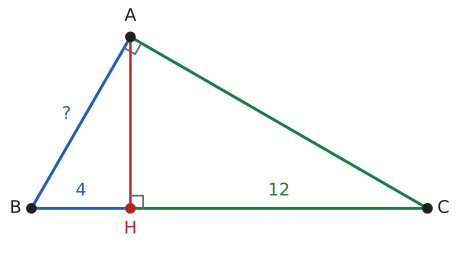

This figure's Python source:
import sys; sys.path.insert(0, "tools")
from cizim import *

# Alıştırma 8: izdüşümler |BH| = 4, |HC| = 12, |AB| = 8.
# A'da dik açı, [AH] ⊥ [BC]. p = |BH|, k = |HC|; A noktası (p, √(p·k)) olur, böylece AB ⊥ AC kendiliğinden sağlanır.
p, k = 4, 12
E = {'c': '?', 'p': '4', 'k': '12'}          # kenar etiketleri (None: yazma)
DOLGU, RENKLI_KENAR, EK = False, True, []

B = np.array([0.0, 0.0]); H = np.array([p, 0.0]); C = np.array([p + k, 0.0]); A = np.array([p, np.sqrt(p * k)])
uz = lambda P, Q: float(np.linalg.norm(P - Q))
u, v = B - A, C - A
print("AB", round(uz(A, B), 4), "AC", round(uz(A, C), 4), "AH", round(uz(A, H), 4), "BC", round(uz(B, C), 4),
      "A açısı", round(float(np.degrees(np.arccos(np.dot(u, v) / uz(A, B) / uz(A, C)))), 4))

s = (p + k) / 10
G = (A + B + C) / 3
def kenar(P, Q, metin, renk=YAZI, d=0.42):
    M = (P + Q) / 2; t = (Q - P) / uz(P, Q); n = np.array([-t[1], t[0]])
    if np.dot(n, M - G) < 0: n = -n
    ax.text(*(M + d * s * n), metin, ha="center", va="center", color=renk, fontsize=13)
def dik(K, P, Q, r=0.32):
    a_ = (P - K) / uz(P, K) * r * s; b_ = (Q - K) / uz(Q, K) * r * s
    ax.plot(*zip(K + a_, K + a_ + b_, K + b_), color=SOLUK, lw=1.3)

x0, x1 = -0.6 * s, p + k + 0.6 * s
y0, y1 = (-1.9 if E.get("a") else -1.0) * s, A[1] + 0.6 * s
fig, ax = sekil(6, max(2.2, 6 * (y1 - y0) / (x1 - x0)))
ax.set_aspect("equal"); ax.axis("off")
if DOLGU:
    ax.add_patch(patches.Polygon([A, B, H], closed=True, facecolor=YESIL_ACIK, edgecolor="none"))
    ax.add_patch(patches.Polygon([A, H, C], closed=True, facecolor=SARI_ACIK, edgecolor="none"))
rc, rb = (MAVI, YESIL) if RENKLI_KENAR else (YAZI, YAZI)
ax.plot(*zip(A, B), color=rc); ax.plot(*zip(B, H), color=rc)
ax.plot(*zip(A, C), color=rb); ax.plot(*zip(H, C), color=rb)
ax.plot(*zip(A, H), color=KIRMIZI, lw=1.8)
dik(H, A, C); dik(A, B, C)
nokta(ax, *A, ""); nokta(ax, *B, ""); nokta(ax, *C, ""); nokta(ax, *H, "", renk=KIRMIZI)
ax.text(A[0], A[1] + 0.3 * s, "A", ha="center", va="bottom", fontsize=13)
ax.text(B[0] - 0.25 * s, 0, "B", ha="right", va="center", fontsize=13)
ax.text(C[0] + 0.25 * s, 0, "C", ha="left", va="center", fontsize=13)
ax.text(H[0], -0.3 * s, "H", ha="center", va="top", fontsize=13, color=KIRMIZI)
if E.get("c"): kenar(A, B, E["c"], rc)
if E.get("b"): kenar(A, C, E["b"], rb)
if E.get("h"):
    sag = k >= p
    ax.text(p + (0.15 if sag else -0.15) * s, A[1] * 0.45, E["h"], ha="left" if sag else "right", va="center", color=KIRMIZI, fontsize=13)
if E.get("p"): ax.text(p / 2, 0.22 * s, E["p"], ha="center", va="bottom", color=rc, fontsize=13)
if E.get("k"): ax.text(p + k / 2, 0.22 * s, E["k"], ha="center", va="bottom", color=rb, fontsize=13)
if E.get("a"):
    ax.annotate("", xy=(p + k, -1.05 * s), xytext=(0, -1.05 * s), arrowprops=dict(arrowstyle="<->", color=SOLUK, lw=1.2))
    for x in (0, p + k): ax.plot([x, x], [-0.85 * s, -1.25 * s], color=SOLUK, lw=1)
    ax.text((p + k) / 2, -1.25 * s, E["a"], ha="center", va="top", fontsize=13)
for (fx, fy, metin, renk) in EK:
    ax.text(fx, fy, metin, ha="center", va="center", color=eval(renk), fontsize=12)
ax.set_xlim(x0, x1); ax.set_ylim(y0, y1)
kaydet(fig, __file__)
